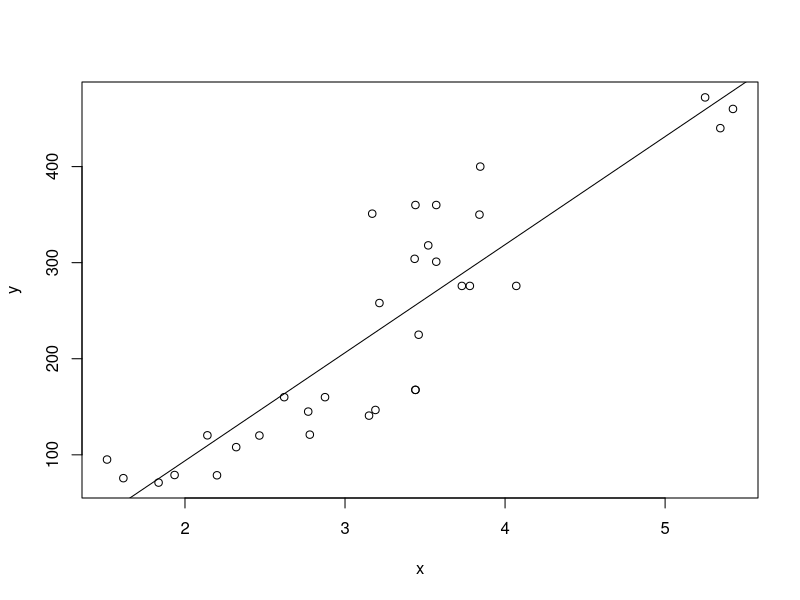

R code for this plot:
## ---- chunk 1
knitr::opts_chunk$set(echo = TRUE)
## ---- chunk 2
data("mtcars")
head(mtcars)
y = mtcars$mpg
x = cbind(1, mtcars$wt, mtcars$hp)
head(x)
## ---- chunk 3
solve( t(x) %*% x ) %*% t(x) %*% y
## ---- chunk 4
coef( lm( mpg ~ wt + hp, data=mtcars ))
## ---- chunk 5
n = nrow(x)
v1 = matrix(1, n)
H = v1 %*% solve(t(v1) %*% v1) %*% t(v1)
all( H == matrix(1, n, n) / n )
## ---- chunk 6
I = diag(1, n)
H = matrix(1, n, n) / n

xc = (I - H) %*% x
## ---- chunk 7
apply(xc, 2, mean)
xc2 = sweep(x, 2, apply(x, 2, mean))
## ---- chunk 8
vx = ( t(x) %*% (I - H) %*% x ) / (n-1)

round(vx, 6)
var(x)
## ---- chunk 9
x = mtcars$wt
y = mtcars$disp

yc = y - mean(y)
xc = x - mean(x)
slope = sum( yc * xc ) / sum( xc * xc )
slope
lm(formula = yc ~ xc - 1)
cor(x,y) * sd(y) / sd(x)
## ---- chunk 10
plot(x, y)
abline(lm(y ~ x))
## ---- chunk 11
lm(y ~ x)
## ---- chunk 12
cor(x,y) * sd(y) / sd(x)
mean(y) - cor(x,y) * sd(y) / sd(x) * mean(x)
